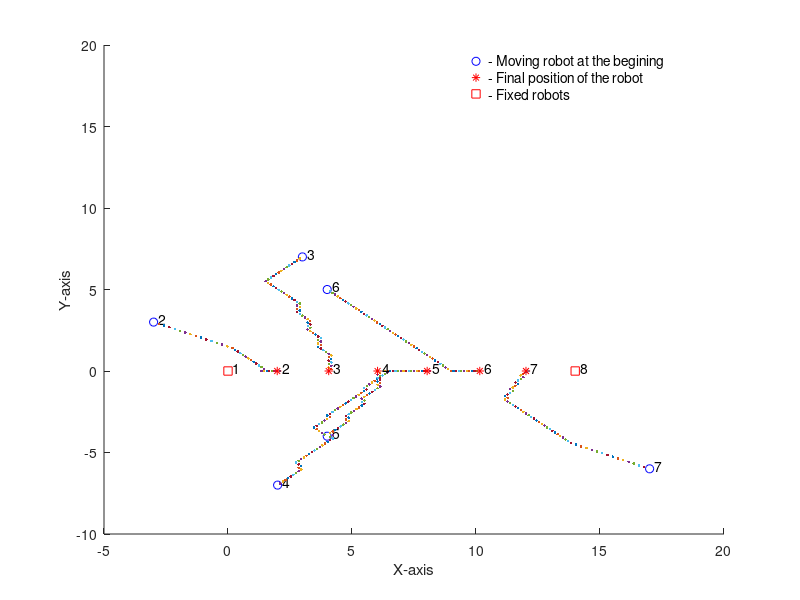

Reproduce this figure in MATLAB.
clc
clear
close all

%% Given Data
n=8;                                % Number of robots
VMax=0.15;
V=VMax/sqrt(2);
k=0.2;

%% Robot position
robot(1).position=[0 0];            % Fixed left robot
robot(2).position=[-3 3];
robot(3).position=[3 7];
robot(4).position=[2 -7];
robot(5).position=[4 -4];
robot(6).position=[4 5];
robot(7).position=[17 -6];
robot(8).position=[14 0];           % Fixed right robot

%% Generating the plot
hold on
axis([-5 20 -10 20]) 

% Plotting fixed robots....................................................
plot(robot(1).position(1,1),robot(1).position(1,2),'square','Color','r');
text(robot(1).position(1,1)+0.2,robot(1).position(1,2)+0.2,num2str(1));

plot(robot(8).position(1,1),robot(8).position(1,2),'square','Color','r');
text(robot(8).position(1,1)+0.2,robot(8).position(1,2)+0.2,num2str(8));
%..........................................................................

% Plotting starting position of the moving robots..........................
for i=2:n-1
    plot(robot(i).position(1,1),robot(i).position(1,2),'o','Color','b');
    text(robot(i).position(1,1)+0.2,robot(i).position(1,2)+0.2,num2str(i));
    robot(i).distanceL=sqrt((robot(i).position(1,1)-robot(i-1).position(1,1))^2+(robot(i).position(1,2)-robot(i-1).position(1,2))^2);
    robot(i).distanceR=sqrt((robot(i).position(1,1)-robot(i+1).position(1,1))^2+(robot(i).position(1,2)-robot(i+1).position(1,2))^2);
end
%..........................................................................

%% Balancing based on attraction
for itr=1:10/VMax
    for i=2:n-1

        if  abs(robot(i).position(1,2)-robot(1).position(1,2)) < 0.15
            robot(i).position(1,2)=robot(1).position(1,2);
            Fy(i)=0;
        elseif robot(i).position(1,2)<0
            robot(i).position(1,2)=robot(i).position(1,2)+V;
        else
            robot(i).position(1,2)=robot(i).position(1,2)-V;
        end

        if robot(i).position(1,1) < robot(1).position(1,1)
            robot(i).position(1,1) = robot(i).position(1,1) +V;
        elseif robot(i).position(1,1) > robot(8).position(1,1)
            robot(i).position(1,1) = robot(i).position(1,1) - V;
        end

        robot(i).distanceX(1)=abs(robot(i).position(1,1)-robot(i-1).position(1,1));
        robot(i).distanceX(2)=abs(robot(i).position(1,1)-robot(i+1).position(1,1));
%         robot(i).forceX = robot(i).distanceX(1) - robot(i).distanceX(2);

        if robot(i).distanceX(1) < robot(i).distanceX(2) 
            robot(i).position(1,1)=robot(i).position(1,1) +V;
        elseif robot(i).distanceX(1) > robot(i).distanceX(2)
            robot(i).position(1,1)=robot(i).position(1,1)-V;
        end
        
        robot(i).distanceL=sqrt((robot(i).position(1,1)-robot(i-1).position(1,1))^2+(robot(i).position(1,2)-robot(i-1).position(1,2))^2);
        robot(i).distanceR=sqrt((robot(i).position(1,1)-robot(i+1).position(1,1))^2+(robot(i).position(1,2)-robot(i+1).position(1,2))^2);
        
        robot(i).force=abs(robot(i).distanceL-robot(i).distanceR);

        plot(robot(i).position(1,1),robot(i).position(1,2),'.');
        A(itr,1,i)=itr;
        A(itr,2,i)=robot(i).position(1,1);
        A(itr,3,i)=robot(i).position(1,2);
    end
end


for i=2:n-1
    plot(robot(i).position(1,1),robot(i).position(1,2),'*','Color','r');
    text(robot(i).position(1,1)+0.2,robot(i).position(1,2)+0.2,num2str(i));
end

plot(10,19,'o','Color','b');
text(10.5,19,'- Moving robot at the begining');
plot(10,18,'*','Color','r');
text(10.5,18,'- Final position of the robot');
plot(10,17,'square','Color','r');
text(10.5,17,'- Fixed robots');

xlabel('X-axis');
ylabel('Y-axis');
